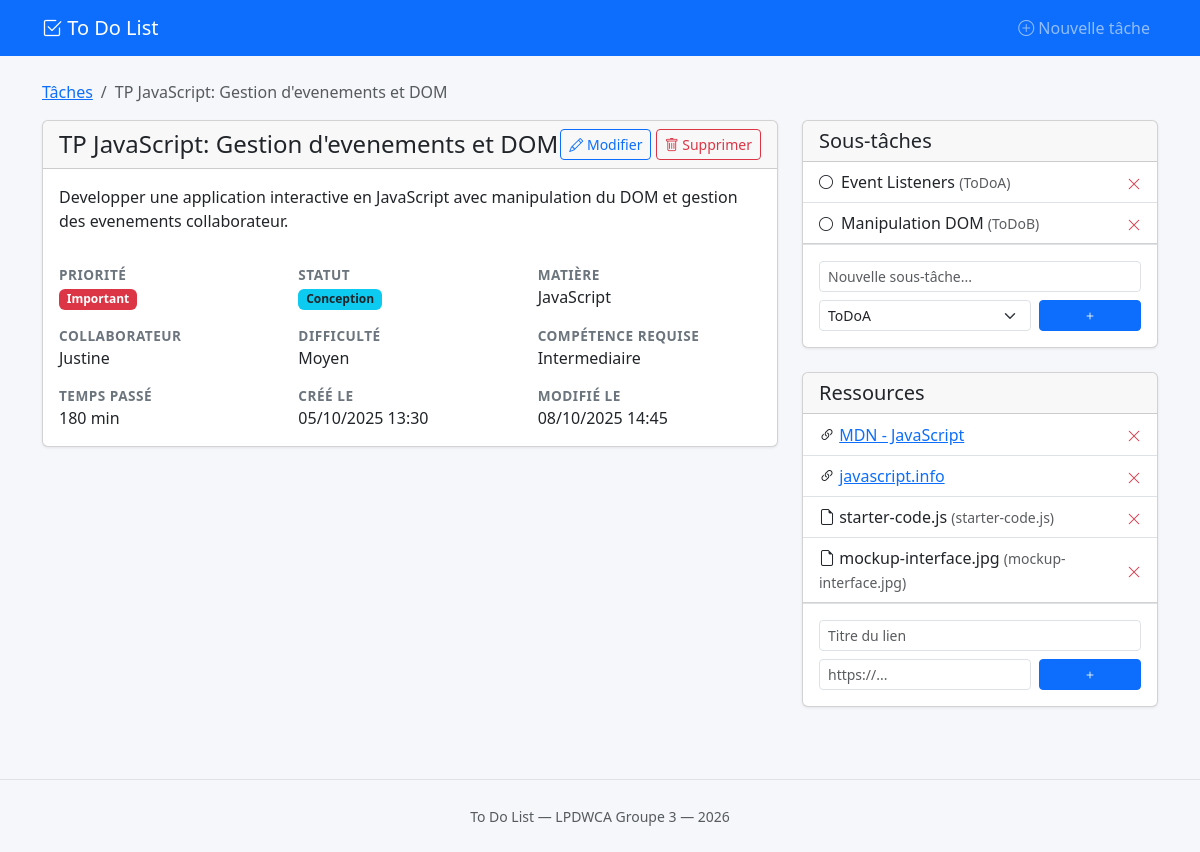
Screenshot of /task.php?id=2 with the database file from the repository.
### tables this page shows
CREATE TABLE taches (
                        id_tache                   INT UNSIGNED     NOT NULL AUTO_INCREMENT,
                        libelle                    VARCHAR(255)     NOT NULL,
                        description                TEXT             NOT NULL,
                        date_creation              DATETIME         NOT NULL,
                        date_modification          DATETIME         NOT NULL,
                        date_completion            DATETIME         NULL,
                        temps_passe_minutes        SMALLINT UNSIGNED NOT NULL DEFAULT 0,
                        id_collaborateur           INT UNSIGNED     NOT NULL,
                        id_priorite                TINYINT UNSIGNED NOT NULL,
                        id_statut_tache            TINYINT UNSIGNED NOT NULL,
                        id_matiere                 SMALLINT UNSIGNED NOT NULL,
                        id_niveau_competence_requis TINYINT UNSIGNED NOT NULL,
                        id_niveau_difficulte       TINYINT UNSIGNED NOT NULL,
                        PRIMARY KEY (id_tache),
                        KEY idx_taches_collaborateur  (id_collaborateur),
                        KEY idx_taches_priorite     (id_priorite),
                        KEY idx_taches_statut       (id_statut_tache),
                        KEY idx_taches_matiere      (id_matiere),
                        KEY idx_taches_competence   (id_niveau_competence_requis),
                        KEY idx_taches_difficulte   (id_niveau_difficulte),
                        KEY idx_taches_diff_comp    (id_niveau_difficulte, id_niveau_competence_requis),
                        CONSTRAINT fk_taches_collaborateurs
                            FOREIGN KEY (id_collaborateur)
                                REFERENCES collaborateurs (id_collaborateur)
                                ON UPDATE CASCADE ON DELETE RESTRICT,
                        CONSTRAINT fk_taches_priorite
                            FOREIGN KEY (id_priorite)
                                REFERENCES priorites (id_priorite)
                                ON UPDATE CASCADE ON DELETE RESTRICT,
                        CONSTRAINT fk_taches_statut
                            FOREIGN KEY (id_statut_tache)
                                REFERENCES statuts_tache (id_statut_tache)
                                ON UPDATE CASCADE ON DELETE RESTRICT,
                        CONSTRAINT fk_taches_matiere
                            FOREIGN KEY (id_matiere)
                                REFERENCES matieres (id_matiere)
                                ON UPDATE CASCADE ON DELETE RESTRICT,
                        CONSTRAINT fk_taches_competence
                            FOREIGN KEY (id_niveau_competence_requis)
                                REFERENCES niveaux_competence (id_niveau_competence)
                                ON UPDATE CASCADE ON DELETE RESTRICT,
                        CONSTRAINT fk_taches_difficulte
                            FOREIGN KEY (id_niveau_difficulte)
                                REFERENCES niveaux_difficulte (id_niveau_difficulte)
                                ON UPDATE CASCADE ON DELETE RESTRICT,
     
                        CONSTRAINT fk_taches_compatibilite
                            FOREIGN KEY (id_niveau_difficulte, id_niveau_competence_requis)
                                REFERENCES niveaux_difficulte_competence (id_niveau_difficulte, id_niveau_competence)
                                ON UPDATE CASCADE ON DELETE RESTRICT
);

CREATE TABLE priorites (
                           id_priorite      TINYINT UNSIGNED NOT NULL,
                           libelle          VARCHAR(50)      NOT NULL,
                           ordre_affichage  TINYINT UNSIGNED NOT NULL,
                           PRIMARY KEY (id_priorite),
                           UNIQUE KEY uq_priorites_libelle (libelle)
);

CREATE TABLE statuts_tache (
                               id_statut_tache  TINYINT UNSIGNED NOT NULL,
                               libelle          VARCHAR(80)      NOT NULL,
                               ordre_affichage  TINYINT UNSIGNED NOT NULL,
                               est_terminal     TINYINT(1)       NOT NULL DEFAULT 0,
                               PRIMARY KEY (id_statut_tache),
                               UNIQUE KEY uq_statuts_tache_libelle (libelle)
);

CREATE TABLE matieres (
                          id_matiere  SMALLINT UNSIGNED NOT NULL,
                          libelle     VARCHAR(150)      NOT NULL,
                          PRIMARY KEY (id_matiere),
                          UNIQUE KEY uq_matieres_libelle (libelle)
);

CREATE TABLE collaborateurs (
                              id_collaborateur INT UNSIGNED    NOT NULL AUTO_INCREMENT,
                              nom_affichage   VARCHAR(100)    NOT NULL,
                              email           VARCHAR(190)    NULL,
                              date_creation   DATETIME        NOT NULL DEFAULT CURRENT_TIMESTAMP,
                              PRIMARY KEY (id_collaborateur),
                              UNIQUE KEY uq_collaborateur_nom   (nom_affichage),
                              UNIQUE KEY uq_collaborateur_email (email)
);

CREATE TABLE niveaux_difficulte (
                                    id_niveau_difficulte  TINYINT UNSIGNED NOT NULL,
                                    libelle               VARCHAR(50)      NOT NULL,
                                    note                  VARCHAR(255)     NOT NULL,
                                    ordre_niveau          TINYINT UNSIGNED NOT NULL,
                                    PRIMARY KEY (id_niveau_difficulte),
                                    UNIQUE KEY uq_niveaux_difficulte_libelle (libelle)
);

CREATE TABLE niveaux_competence (
                                    id_niveau_competence  TINYINT UNSIGNED NOT NULL,
                                    libelle               VARCHAR(50)      NOT NULL,
                                    description           VARCHAR(255)     NOT NULL,
                                    experience_requise    VARCHAR(50)      NOT NULL,
                                    ordre_niveau          TINYINT UNSIGNED NOT NULL,
                                    PRIMARY KEY (id_niveau_competence),
                                    UNIQUE KEY uq_niveaux_competence_libelle (libelle)
);

CREATE TABLE sous_taches (
                             id_sous_tache   INT UNSIGNED     NOT NULL AUTO_INCREMENT,
                             id_tache        INT UNSIGNED     NOT NULL,
                             code_source     VARCHAR(20)      NOT NULL,
                             bloc_todo       ENUM('ToDoA','ToDoB') NOT NULL,
                             libelle         VARCHAR(150)     NOT NULL,
                             commentaire     TEXT             NULL,
                             ordre_affichage TINYINT UNSIGNED NOT NULL DEFAULT 1,
                             est_terminee    TINYINT(1)       NOT NULL DEFAULT 0,
                             PRIMARY KEY (id_sous_tache),
                             UNIQUE KEY uq_sous_taches_code (id_tache, code_source, bloc_todo),
                             CONSTRAINT fk_sous_taches_tache
                                 FOREIGN KEY (id_tache)
                                     REFERENCES taches (id_tache)
                                     ON UPDATE CASCADE ON DELETE CASCADE
);

CREATE TABLE ressources_liens (
                                  id_ressource  INT UNSIGNED  NOT NULL,
                                  url           VARCHAR(255)  NOT NULL,
                                  PRIMARY KEY (id_ressource),
                                  CONSTRAINT fk_lien_parent
                                      FOREIGN KEY (id_ressource)
                                          REFERENCES ressources (id_ressource) ON DELETE CASCADE
);

CREATE TABLE ressources (
                            id_ressource   INT UNSIGNED                NOT NULL AUTO_INCREMENT,
                            titre          VARCHAR(150)                NOT NULL,
                            type_ressource ENUM('lien', 'fichier')     NOT NULL,
                            date_creation  DATETIME                    NOT NULL DEFAULT CURRENT_TIMESTAMP,
                            PRIMARY KEY (id_ressource)
);

CREATE TABLE ressources_fichiers (
                                     id_ressource    INT UNSIGNED  NOT NULL,
                                     nom_original    VARCHAR(190)  NOT NULL,
                                     chemin_stockage VARCHAR(255)  NOT NULL DEFAULT '',
                                     type_mime       VARCHAR(100)  NULL,
                                     PRIMARY KEY (id_ressource),
                                     CONSTRAINT fk_fichier_parent
                                         FOREIGN KEY (id_ressource)
                                             REFERENCES ressources (id_ressource) ON DELETE CASCADE
);

### task.php (the view, shortened to what the rows shown need)
<?php
$pdo = getDB();
$id  = (int) ($_GET['id'] ?? 0);
$sql = "SELECT t.*,
               c.nom_affichage AS collaborateur,
               p.libelle AS priorite, p.id_priorite,
               st.libelle AS statut, st.est_terminal,
               m.libelle AS matiere,
               nc.libelle AS competence,
               nd.libelle AS difficulte
        FROM taches t
        JOIN collaborateurs c  ON c.id_collaborateur       = t.id_collaborateur
        JOIN priorites p       ON p.id_priorite            = t.id_priorite
        JOIN statuts_tache st  ON st.id_statut_tache       = t.id_statut_tache
        JOIN matieres m        ON m.id_matiere             = t.id_matiere
        JOIN niveaux_competence nc ON nc.id_niveau_competence = t.id_niveau_competence_requis
        JOIN niveaux_difficulte nd ON nd.id_niveau_difficulte = t.id_niveau_difficulte
        WHERE t.id_tache = ?";
$stmt = $pdo->prepare($sql);
$stmt->execute([$id]);
$task = $stmt->fetch();
$subtasks = $pdo->prepare('SELECT * FROM sous_taches WHERE id_tache = ? ORDER BY bloc_todo, ordre_affichage');
$subtasks->execute([$id]);
$subtasks = $subtasks->fetchAll();
$resSql = "SELECT r.*, rl.url, rf.nom_original
           FROM taches_ressources tr
           JOIN ressources r ON r.id_ressource = tr.id_ressource
           LEFT JOIN ressources_liens rl    ON rl.id_ressource = r.id_ressource
           LEFT JOIN ressources_fichiers rf ON rf.id_ressource = r.id_ressource
           WHERE tr.id_tache = ?
           ORDER BY tr.ordre_affichage";
$resStmt = $pdo->prepare($resSql);
$resStmt->execute([$id]);
$resources = $resStmt->fetchAll();
require 'includes/header.php';
?>
<nav aria-label="breadcrumb" class="mb-3">
    <ol class="breadcrumb">
        <li class="breadcrumb-item"><a href="index.php">Tâches</a></li>
        <li class="breadcrumb-item active"><?= e($task['libelle']) ?></li>
    </ol>
</nav>
<div class="row">
    <div class="col-lg-8">
        <div class="card mb-4">
            <div class="card-header d-flex justify-content-between align-items-center">
                <h4 class="mb-0"><?= e($task['libelle']) ?></h4>
                <div>
                    <a href="edit.php?id=<?= $id ?>" class="btn btn-sm btn-outline-primary">
                    </a>
                    <form method="post" action="delete.php" class="d-inline"
                          onsubmit="return confirm('Supprimer cette tâche ?')">
                    </form>
                </div>
            </div>
            <div class="card-body">
                <p><?= nl2br(e($task['description'])) ?></p>
                <div class="row g-3 mt-2">
                    <div class="col-sm-4">
                        <span class="task-detail-label d-block">Priorité</span>
                        <span class="badge bg-<?= prioriteColor($task['id_priorite']) ?>">
                            <?= e($task['priorite']) ?>
                        </span>
                    </div>
                    <div class="col-sm-4">
                        <span class="task-detail-label d-block">Statut</span>
                        <span class="badge bg-<?= statutColor($task['est_terminal']) ?>">
                            <?= e($task['statut']) ?>
                        </span>
                    </div>
                    <div class="col-sm-4">
                        <span class="task-detail-label d-block">Matière</span>
                        <?= e($task['matiere']) ?>
                    </div>
                    <div class="col-sm-4">
                        <span class="task-detail-label d-block">Collaborateur</span>
                        <?= e($task['collaborateur']) ?>
                    </div>
                    <div class="col-sm-4">
                        <span class="task-detail-label d-block">Difficulté</span>
                        <?= e($task['difficulte']) ?>
                    </div>
                    <div class="col-sm-4">
                        <span class="task-detail-label d-block">Compétence requise</span>
                        <?= e($task['competence']) ?>
                    </div>
                    <div class="col-sm-4">
                        <span class="task-detail-label d-block">Temps passé</span>
                        <?= $task['temps_passe_minutes'] ?> min
                    </div>
                    <div class="col-sm-4">
                        <span class="task-detail-label d-block">Créé le</span>
                        <?= date('d/m/Y H:i', strtotime($task['date_creation'])) ?>
                    </div>
                    <div class="col-sm-4">
                        <span class="task-detail-label d-block">Modifié le</span>
                        <?= date('d/m/Y H:i', strtotime($task['date_modification'])) ?>
                    </div>
                </div>
            </div>
        </div>
    </div>
    <div class="col-lg-4">
        <div class="card mb-4">
            <ul class="list-group list-group-flush">
                <?php foreach ($subtasks as $st): ?>
                    <li class="list-group-item d-flex justify-content-between align-items-center">
                        <form method="post" class="d-flex align-items-center gap-2 flex-grow-1">
                            <button type="submit" class="btn btn-sm p-0 border-0 bg-transparent">
                                <i class="bi <?= $st['est_terminee'] ? 'bi-check-circle-fill text-success' : 'bi-circle' ?>"></i>
                            </button>
                            <span class="<?= $st['est_terminee'] ? 'subtask-done' : '' ?>">
                                <?= e($st['libelle']) ?>
                                <small class="text-muted">(<?= e($st['bloc_todo']) ?>)</small>
                            </span>
                        </form>
                        <form method="post" onsubmit="return confirm('Supprimer ?')">
                            <button class="btn btn-sm text-danger p-0 border-0 bg-transparent">
                                <i class="bi bi-x-lg"></i>
                            </button>
                        </form>
                    </li>
                <?php endforeach; ?>
            </ul>
        </div>
        <div class="card mb-4">
            <ul class="list-group list-group-flush">
                <?php foreach ($resources as $res): ?>
                    <li class="list-group-item d-flex justify-content-between align-items-center">
                        <div>
                            <?php if ($res['type_ressource'] === 'lien'): ?>
                                <i class="bi bi-link-45deg"></i>
                                <a href="<?= e($res['url']) ?>" target="_blank">
                                    <?= e($res['titre']) ?>
                                </a>
                            <?php else: ?>
                                <i class="bi bi-file-earmark"></i>
                                <?= e($res['titre']) ?>
                                <small class="text-muted">(<?= e($res['nom_original']) ?>)</small>
                            <?php endif; ?>
                        </div>
                        <form method="post" onsubmit="return confirm('Supprimer ?')">
                            <button class="btn btn-sm text-danger p-0 border-0 bg-transparent">
                                <i class="bi bi-x-lg"></i>
                            </button>
                        </form>
                    </li>
                <?php endforeach; ?>
            </ul>
        </div>
    </div>
</div>
<?php require 'includes/footer.php'; ?>

### rows the page displays
taches: libelle "TP JavaScript: Gestion d'evenements et DOM", description "Developper une application interactive en JavaScript avec manipulation du DOM et gestion des evenements collaborateur.", id_priorite.libelle "Important", id_statut_tache.libelle "Conception", id_matiere.libelle "JavaScript", id_collaborateur.nom_affichage "Justine", id_niveau_difficulte.libelle "Moyen", id_niveau_competence_requis.libelle "Intermediaire", temps_passe_minutes "180", date_creation "05/10/2025 13:30", date_modification "08/10/2025 14:45"
sous_taches: est_terminee 0 (drawn), libelle "Event Listeners", bloc_todo "ToDoA"
sous_taches: est_terminee 0 (drawn), libelle "Manipulation DOM", bloc_todo "ToDoB"
ressources_liens: id_ressource.titre "MDN - JavaScript"
ressources_liens: id_ressource.titre "javascript.info"
ressources_fichiers: id_ressource.titre "starter-code.js", nom_original "starter-code.js"
ressources_fichiers: id_ressource.titre "mockup-interface.jpg", nom_original "mockup-interface.jpg"
